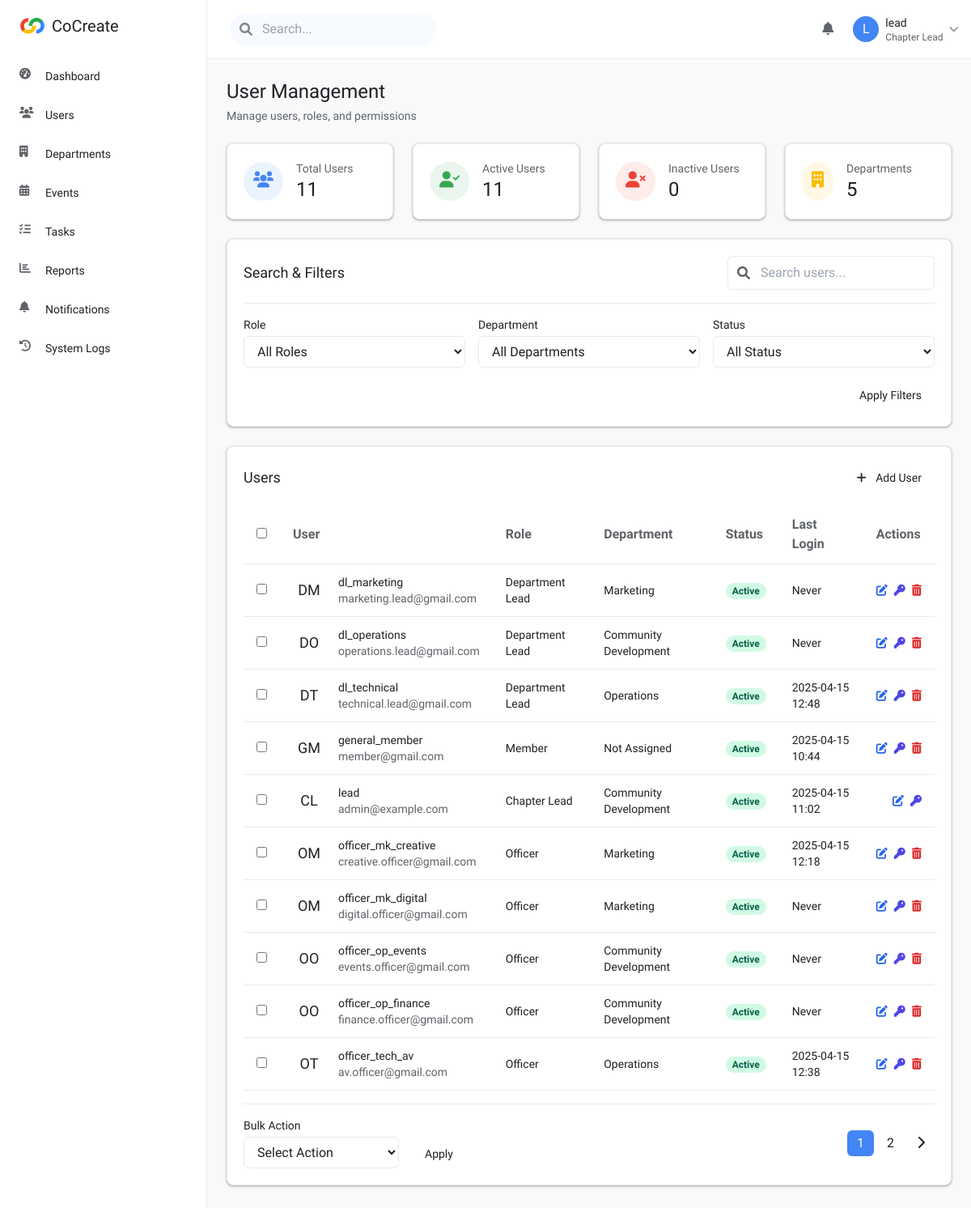
Page /router.php?page=lead_users (signed in) on the committed database.
### tables this page shows
CREATE TABLE `users` (
  `user_id` int(11) NOT NULL,
  `username` varchar(50) NOT NULL,
  `email` varchar(100) NOT NULL,
  `password` varchar(255) NOT NULL,
  `first_name` varchar(50) DEFAULT NULL,
  `last_name` varchar(50) DEFAULT NULL,
  `role_id` int(11) NOT NULL,
  `department_id` int(11) DEFAULT NULL,
  `profile_image` varchar(255) DEFAULT NULL,
  `bio` text DEFAULT NULL,
  `phone` varchar(20) DEFAULT NULL,
  `is_active` tinyint(1) DEFAULT 1,
  `last_login` timestamp NULL DEFAULT NULL,
  `created_at` timestamp NULL DEFAULT current_timestamp(),
  `updated_at` timestamp NULL DEFAULT current_timestamp() ON UPDATE current_timestamp()
);

CREATE TABLE `roles` (
  `role_id` int(11) NOT NULL,
  `name` varchar(50) NOT NULL,
  `description` text DEFAULT NULL,
  `permissions` longtext DEFAULT NULL CHECK (json_valid(`permissions`)),
  `created_at` timestamp NULL DEFAULT current_timestamp()
);

CREATE TABLE `departments` (
  `department_id` int(11) NOT NULL,
  `name` varchar(100) NOT NULL,
  `description` text DEFAULT NULL,
  `created_at` timestamp NULL DEFAULT current_timestamp(),
  `updated_at` timestamp NULL DEFAULT current_timestamp() ON UPDATE current_timestamp()
);

### views/lead/users.php (the view, shortened to what the rows shown need)
<?php
require_once(dirname(__FILE__) . '/php/users.class.php');
?>
<div class="mb-6">
    <h1 class="text-2xl font-normal mb-1" style="color: var(--color-text-primary);">User Management</h1>
</div>
<div class="google-card p-5 mb-6">
    <div class="flex flex-col md:flex-row md:items-center md:justify-between mb-4">
        <h2 class="text-lg font-medium mb-4 md:mb-0" style="color: var(--color-text-primary);">Search & Filters</h2>
    </div>
</div>
<div class="google-card p-5 mb-6">
    <div class="flex justify-between items-center mb-4">
        <h2 class="text-lg font-medium" style="color: var(--color-text-primary);">Users</h2>
    </div>
    <?php if (empty($users)): ?>
    <div class="text-center py-8" style="color: var(--color-text-secondary);">
        <i class="fas fa-users text-4xl mb-3 opacity-50"></i>
        <p>No users found. Try adjusting your search or filters.</p>
    </div>
    <?php else: ?>
    <form id="bulk-action-form" method="post" action="?view=users">
        <div class="overflow-x-auto">
            <table class="min-w-full">
                <thead>
                    <tr class="border-b" style="border-color: var(--color-border-light);">
                        <th class="px-4 py-3 text-left">
                            <input type="checkbox" id="select-all-checkbox" class="rounded" style="color: var(--color-primary);">
                        </th>
                        <th class="px-4 py-3 text-left" style="color: var(--color-text-secondary);">User</th>
                        <th class="px-4 py-3 text-left" style="color: var(--color-text-secondary);">Role</th>
                        <th class="px-4 py-3 text-left" style="color: var(--color-text-secondary);">Department</th>
                        <th class="px-4 py-3 text-left" style="color: var(--color-text-secondary);">Status</th>
                        <th class="px-4 py-3 text-left" style="color: var(--color-text-secondary);">Last Login</th>
                        <th class="px-4 py-3 text-left" style="color: var(--color-text-secondary);">Actions</th>
                    </tr>
                </thead>
                <tbody>
                    <?php foreach ($users as $user): ?>
                    <tr class="border-b hover:bg-gray-50" style="border-color: var(--color-border-light); <?php echo $user['is_active'] ? '' : 'background-color: var(--color-inactive-bg);'; ?>">
                        <td class="px-4 py-3">
                            <input type="checkbox" name="selected_users[]" value="<?php echo $user['user_id']; ?>" class="user-checkbox rounded" style="color: var(--color-primary);">
                        </td>
                        <td class="px-4 py-3">
                            <div class="flex items-center">
                                <div class="flex-shrink-0 h-10 w-10 rounded-full bg-gray-200 flex items-center justify-center" style="background-color: var(--color-surface-variant);">
                                    <span class="text-lg font-medium" style="color: var(--color-text-primary);">
                                        <?php echo strtoupper(substr($user['first_name'], 0, 1) . substr($user['last_name'], 0, 1)); ?>
                                    </span>
                                </div>
                                <div class="ml-4">
                                    <div class="text-sm font-medium" style="color: var(--color-text-primary);">
                                        <?php echo htmlspecialchars($user['username']); ?>
                                    </div>
                                    <div class="text-sm" style="color: var(--color-text-secondary);">
                                        <?php echo htmlspecialchars($user['email']); ?>
                                    </div>
                                </div>
                            </div>
                        </td>
                        <td class="px-4 py-3 text-sm" style="color: var(--color-text-primary);">
                            <?php echo htmlspecialchars($user['role_name']); ?>
                        </td>
                        <td class="px-4 py-3 text-sm" style="color: var(--color-text-primary);">
                            <?php echo htmlspecialchars($user['department_name'] ?? 'Not Assigned'); ?>
                        </td>
                        <td class="px-4 py-3 text-sm">
                            <?php if ($user['is_active']): ?>
                                <span class="px-2 inline-flex text-xs leading-5 font-semibold rounded-full bg-green-100 text-green-800">
                                    Active
                                </span>
                            <?php else: ?>
                                <span class="px-2 inline-flex text-xs leading-5 font-semibold rounded-full bg-red-100 text-red-800">
                                    Inactive
                                </span>
                            <?php endif; ?>
                        </td>
                        <td class="px-4 py-3 text-sm" style="color: var(--color-text-primary);">
                            <?php echo $user['last_login'] ? date('Y-m-d H:i', strtotime($user['last_login'])) : 'Never'; ?>
                        </td>
                        <td class="px-4 py-3 text-sm text-right">
                            <div class="flex space-x-2 justify-end">
                                <button type="button" class="text-blue-600 hover:text-blue-800 edit-user-btn"
                                        data-user-id="<?php echo $user['user_id']; ?>"
                                        data-username="<?php echo htmlspecialchars($user['username']); ?>"
                                        data-email="<?php echo htmlspecialchars($user['email']); ?>"
                                        data-first-name="<?php echo htmlspecialchars($user['first_name']); ?>"
                                        data-last-name="<?php echo htmlspecialchars($user['last_name']); ?>"
                                        data-role-id="<?php echo $user['role_id']; ?>"
                                        data-department-id="<?php echo $user['department_id'] ?? ''; ?>"
                                        data-is-active="<?php echo $user['is_active']; ?>"
                                        title="Edit user">
                                    <i class="fas fa-edit"></i>
                                </button>
                                <button type="button" class="text-indigo-600 hover:text-indigo-800 reset-password-btn"
                                        data-user-id="<?php echo $user['user_id']; ?>"
                                        data-username="<?php echo htmlspecialchars($user['username']); ?>"
                                        title="Reset password">
                                    <i class="fas fa-key"></i>
                                </button>
                                <?php if ($user['user_id'] != $_SESSION['user_id']): ?>
                                <button type="button" class="text-red-600 hover:text-red-800 delete-user-btn"
                                        data-user-id="<?php echo $user['user_id']; ?>"
                                        data-username="<?php echo htmlspecialchars($user['username']); ?>"
                                        title="Delete user">
                                    <i class="fas fa-trash-alt"></i>
                                </button>
                                <?php endif; ?>
                            </div>
                        </td>
                    </tr>
                    <?php endforeach; ?>
                </tbody>
            </table>
        </div>
    </form>
    <?php endif; ?>
</div>

### includes/topnav.php (shortened to what the rows shown need)
<?php
$currentUser = $_SESSION['user'] ?? null;
?>
<header class="flex-shrink-0 border-b" style="border-color: var(--color-border-light); background-color: var(--color-surface);">
    <div class="flex items-center justify-between p-4">
        <div class="flex items-center space-x-4">
            <div class="relative">
                <button id="user-menu-button" class="flex items-center space-x-2 focus:outline-none">
                    <div class="w-8 h-8 rounded-full overflow-hidden bg-gray-200">
                        <?php if (!empty($currentUser['profile_image'])): ?>
                            <img src="<?php echo htmlspecialchars($currentUser['profile_image']); ?>" alt="Profile" class="w-full h-full object-cover">
                        <?php else: ?>
                            <div class="w-full h-full flex items-center justify-center" style="background-color: #4285F4; color: white;">
                                <span><?php echo strtoupper(substr($currentUser['username'] ?? 'U', 0, 1)); ?></span>
                            </div>
                        <?php endif; ?>
                    </div>
                    <div class="hidden md:block text-left">
                        <p class="text-sm font-medium" style="color: var(--color-text-primary);">
                            <?php echo htmlspecialchars($currentUser['username'] ?? 'User'); ?>
                        </p>
                        <p class="text-xs" style="color: var(--color-text-secondary);">
                            <?php
                            $role_id = $currentUser['role_id'] ?? 0;
                            $roleDisplay = 'User';
                            if ($role_id == 1) {
                                $roleDisplay = 'Chapter Lead';
                            } elseif ($role_id == 2) {
                                $roleDisplay = 'Department Lead';
                            } elseif ($role_id == 3) {
                                $roleDisplay = 'Officer';
                            } elseif ($role_id == 4) {
                                $roleDisplay = 'Member';
                            }
                            echo htmlspecialchars($roleDisplay);
                            ?>
                        </p>
                    </div>
                </button>
            </div>
        </div>
    </div>
</header>

### rows in the picture
users: username "L", username "lead", role "Chapter Lead", first_name+last_name "CL", email "admin@example.com", role.name "Chapter Lead", department.name "Community Development", is_active "Active", last_login "2025-04-15 11:02"
users: first_name+last_name "DM", username "dl_marketing", email "marketing.lead@gmail.com", role.name "Department Lead", department.name "Marketing", is_active "Active", shows "Never"
users: first_name+last_name "DO", username "dl_operations", email "operations.lead@gmail.com", role.name "Department Lead", department.name "Community Development", is_active "Active", shows "Never"
users: first_name+last_name "DT", username "dl_technical", email "technical.lead@gmail.com", role.name "Department Lead", department.name "Operations", is_active "Active", last_login "2025-04-15 12:48"
users: first_name+last_name "GM", username "general_member", email "member@gmail.com", role.name "Member", department_name "Not Assigned", is_active "Active", last_login "2025-04-15 10:44"
users: first_name+last_name "OM", username "officer_mk_creative", email "creative.officer@gmail.com", role.name "Officer", department.name "Marketing", is_active "Active", last_login "2025-04-15 12:18"
users: first_name+last_name "OM", username "officer_mk_digital", email "digital.officer@gmail.com", role.name "Officer", department.name "Marketing", is_active "Active", shows "Never"
users: first_name+last_name "OO", username "officer_op_events", email "events.officer@gmail.com", role.name "Officer", department.name "Community Development", is_active "Active", shows "Never"
users: first_name+last_name "OO", username "officer_op_finance", email "finance.officer@gmail.com", role.name "Officer", department.name "Community Development", is_active "Active", shows "Never"
users: first_name+last_name "OT", username "officer_tech_av", email "av.officer@gmail.com", role.name "Officer", department.name "Operations", is_active "Active", last_login "2025-04-15 12:38"

### other values in the picture
APP_NAME "CoCreate"
$item['name'] "Dashboard"
$item['name'] "Users"
$item['name'] "Departments"
$item['name'] "Events"
$item['name'] "Tasks"
$item['name'] "Reports"
$item['name'] "Notifications"
$item['name'] "System Logs"
$total_users "11"
$active_users "11"
$inactive_users "0"
$total_departments "5"
